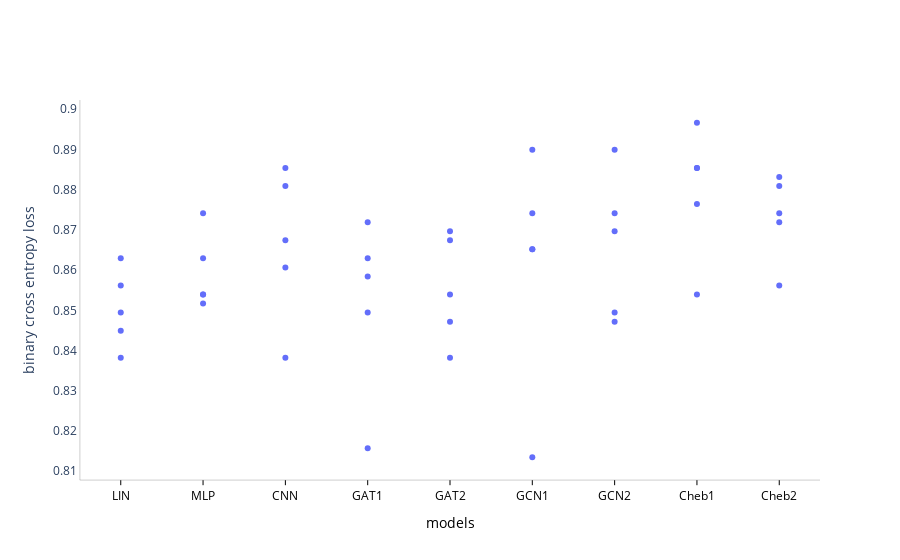

The cell this chart's notebook holds for it:
### Code cell
import plotly.graph_objs as go

bests = {
    'LIN':{'val_acc':0},
    'MLP':{'val_acc':0},
    'CNN':{'val_acc':0},
    'GAT1':{'val_acc':0},
    'GAT2':{'val_acc':0},
    'GCN1':{'val_acc':0},
    'GCN2':{'val_acc':0},
    'Cheb1':{'val_acc':0},
    'Cheb2':{'val_acc':0},
}

for s in setups:
    model = s['model']
    current_best = np.mean(bests[model]['val_acc'])
    mean_accuracy = np.mean(s['val_acc'])
    if mean_accuracy > current_best:
        bests[model] = s

x = list(bests.keys())
y = np.array([bests[model]['val_acc'] for model in x]).flatten()
x = np.repeat(x, 5)
trace = go.Scatter(x=x, y=y, mode='markers')

layout = go.Layout(
    plot_bgcolor='white',
)


fig = go.Figure(trace, layout)
fig.update_xaxes(dict(showgrid=False, linewidth=0.2, linecolor='black', ticks='outside', color='black', title_text='models'),)
fig.update_yaxes(dict(showline=True, linewidth=0.2, linecolor='black', title_text='binary cross entropy loss'))
fig.show()

### Figure 1 — Plotly figure (JSON) as saved in the notebook; plotly's stock layout.template omitted (floating-point values rounded to 4 significant figures)
{"data": [{"mode": "markers", "type": "scatter", "x": ["LIN", "LIN", "LIN", "LIN", "LIN", "MLP", "MLP", "MLP", "MLP", "MLP", "CNN", "CNN", "CNN", "CNN", "CNN", "GAT1", "GAT1", "GAT1", "GAT1", "GAT1", "GAT2", "GAT2", "GAT2", "GAT2", "GAT2", "GCN1", "GCN1", "GCN1", "GCN1", "GCN1", "GCN2", "GCN2", "GCN2", "GCN2", "GCN2", "Cheb1", "Cheb1", "Cheb1", "Cheb1", "Cheb1", "Cheb2", "Cheb2", "Cheb2", "Cheb2", "Cheb2"], "y": [0.8629, 0.8494, 0.8382, 0.8562, 0.8449, 0.8742, 0.8629, 0.8539, 0.8539, 0.8517, 0.8854, 0.8809, 0.8674, 0.8607, 0.8382, 0.8629, 0.8494, 0.8719, 0.8157, 0.8584, 0.8697, 0.8539, 0.8382, 0.8674, 0.8472, 0.8742, 0.8652, 0.8899, 0.8135, 0.8652, 0.8697, 0.8494, 0.8899, 0.8472, 0.8742, 0.8966, 0.8854, 0.8764, 0.8539, 0.8854, 0.8562, 0.8742, 0.8831, 0.8719, 0.8809]}], "layout": {"plot_bgcolor": "white", "xaxis": {"color": "black", "linecolor": "black", "linewidth": 0.2, "showgrid": false, "ticks": "outside", "title": {"text": "models"}}, "yaxis": {"linecolor": "black", "linewidth": 0.2, "showline": true, "title": {"text": "binary cross entropy loss"}}}}
